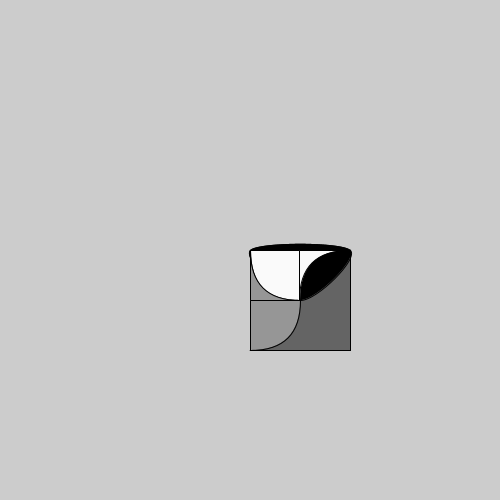
Frame 1 (no input)
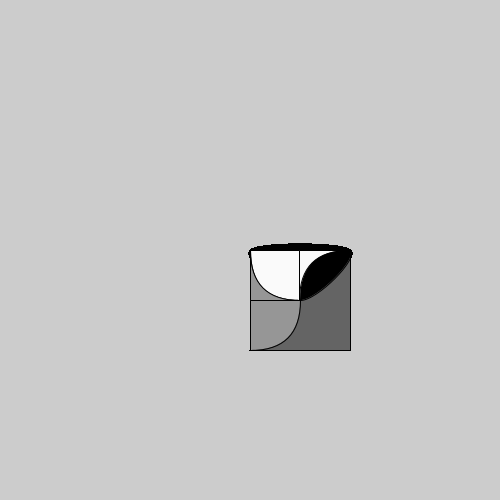
Frame 60 (the mouse pressed at the canvas centre just before this capture)
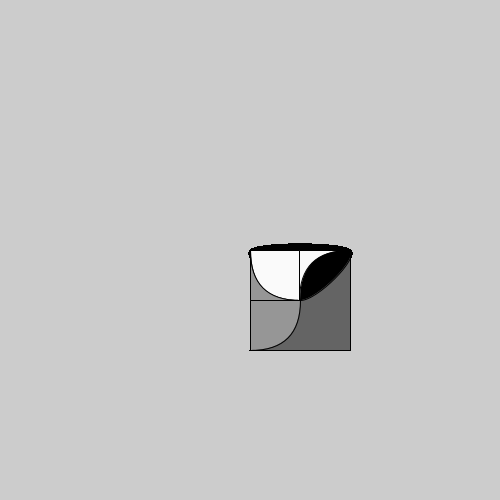
Frame 120 (the mouse held since frame 60 and released just before this capture)

The Processing sketch that drew these frames (run headless with seeded random() and noise(); from frame 60 on, the mouse is pressed at the canvas centre):

// Processing sketch: roundsqu
// ── roundsqu.pde

float sq_size = 100;
PGraphics cvs;
void setup(){size(500,500);cvs = createGraphics(width, height);
}
void draw_one(){
    cvs.beginShape();
    cvs.vertex(0,0);
    cvs.quadraticVertex(0, sq_size/2, sq_size/2, sq_size/2);
    cvs.vertex(sq_size/2, sq_size/2);
    cvs.vertex(0, sq_size/2);
    cvs.vertex(0,0);
    cvs.endShape();
    cvs.beginShape();
    cvs.vertex(0, sq_size/2);
    cvs.vertex(sq_size/2, sq_size/2);
    cvs.quadraticVertex(sq_size/2, sq_size, 0, sq_size);
    cvs.vertex(0, sq_size);
    cvs.vertex(0, sq_size/2);
    cvs.endShape();
}
void draw(){
cvs.beginDraw();
cvs.translate(width/2, height/2);
    cvs.fill(100);
    cvs.beginShape();
    cvs.vertex(0,sq_size);
    cvs.vertex(sq_size,0);
    cvs.vertex(sq_size,sq_size);
    cvs.endShape(CLOSE);
    
    cvs.fill(0);
    cvs.beginShape();
    cvs.curveVertex(0,0);
    cvs.curveVertex(sq_size,0);
    cvs.curveVertex(sq_size/2,sq_size/2);
    cvs.curveVertex(0,0);
    cvs.curveVertex(sq_size,0);
    cvs.curveVertex(sq_size/2,sq_size/2);
    cvs.endShape();
    
    
    cvs.fill(250);
    cvs.push();
    cvs.rotate(PI/2);
    cvs.translate(-sq_size*0, -sq_size);
    draw_one();
    cvs.pop();
    
    cvs.fill(150);
    draw_one();
    
    cvs.endDraw();
    image(cvs,0,0);
}
